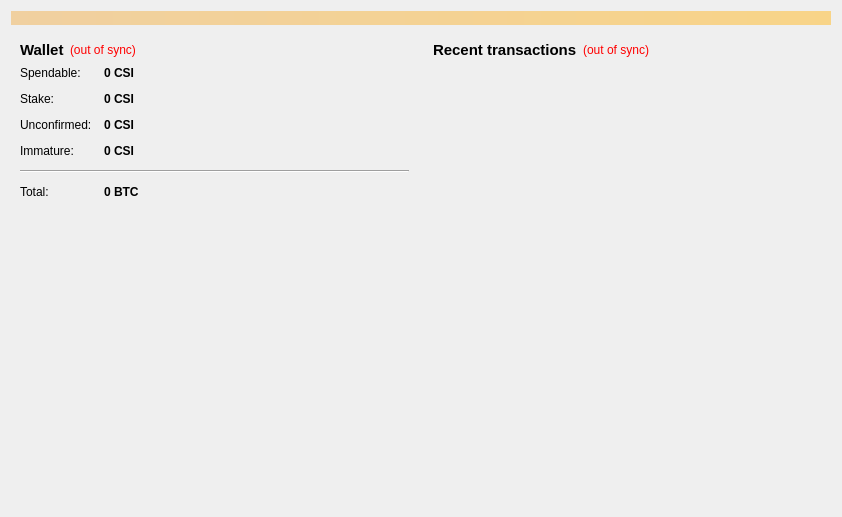
<?xml version="1.0" encoding="UTF-8"?>
<ui version="4.0">
 <class>OverviewPage</class>
 <widget class="QWidget" name="OverviewPage">
  <property name="geometry">
   <rect>
    <x>0</x>
    <y>0</y>
    <width>842</width>
    <height>517</height>
   </rect>
  </property>
  <property name="windowTitle">
   <string>Form</string>
  </property>
  <layout class="QVBoxLayout" name="topLayout">
   <item>
    <widget class="QLabel" name="labelAlerts">
     <property name="visible">
      <bool>false</bool>
     </property>
     <property name="styleSheet">
      <string notr="true">background-color: qlineargradient(x1: 0, y1: 0, x2: 1, y2: 0, stop:0 #F0D0A0, stop:1 #F8D488);  color:#000000
</string>
     </property>
     <property name="wordWrap">
      <bool>true</bool>
     </property>
     <property name="margin">
      <number>3</number>
     </property>
    </widget>
   </item>
   <item>
    <layout class="QHBoxLayout" name="horizontalLayout" stretch="1,1">
     <item>
      <layout class="QVBoxLayout" name="verticalLayout_2">
       <item>
        <widget class="QWidget" name="widget" native="true">
         <layout class="QVBoxLayout" name="verticalLayout_4">
          <item>
           <layout class="QHBoxLayout" name="horizontalLayout_4">
            <item>
             <widget class="QLabel" name="label_5">
              <property name="font">
               <font>
                <pointsize>11</pointsize>
                <weight>75</weight>
                <bold>true</bold>
               </font>
              </property>
              <property name="text">
               <string>Wallet</string>
              </property>
             </widget>
            </item>
            <item>
             <widget class="QLabel" name="labelWalletStatus">
              <property name="toolTip">
               <string>The displayed information may be out of date. Your wallet automatically synchronizes with the CSI network after a connection is established, but this process has not completed yet.</string>
              </property>
              <property name="styleSheet">
               <string notr="true">QLabel { color: red; }</string>
              </property>
              <property name="text">
               <string notr="true">(out of sync)</string>
              </property>
              <property name="alignment">
               <set>Qt::AlignLeading|Qt::AlignLeft|Qt::AlignVCenter</set>
              </property>
             </widget>
            </item>
            <item>
             <spacer name="horizontalSpacer_2">
              <property name="orientation">
               <enum>Qt::Horizontal</enum>
              </property>
              <property name="sizeHint" stdset="0">
               <size>
                <width>40</width>
                <height>20</height>
               </size>
              </property>
             </spacer>
            </item>
           </layout>
          </item>
          <item>
           <layout class="QFormLayout" name="formLayout_2">
            <property name="fieldGrowthPolicy">
             <enum>QFormLayout::AllNonFixedFieldsGrow</enum>
            </property>
            <property name="horizontalSpacing">
             <number>12</number>
            </property>
            <property name="verticalSpacing">
             <number>12</number>
            </property>
            <item row="0" column="0">
             <widget class="QLabel" name="label">
              <property name="text">
               <string>Spendable:</string>
              </property>
             </widget>
            </item>
            <item row="0" column="1">
             <widget class="QLabel" name="labelBalance">
              <property name="font">
               <font>
                <weight>75</weight>
                <bold>true</bold>
               </font>
              </property>
              <property name="cursor">
               <cursorShape>IBeamCursor</cursorShape>
              </property>
              <property name="toolTip">
               <string>Your current spendable balance</string>
              </property>
              <property name="text">
               <string notr="true">0 CSI</string>
              </property>
              <property name="alignment">
               <set>Qt::AlignLeading|Qt::AlignLeft|Qt::AlignVCenter</set>
              </property>
              <property name="textInteractionFlags">
               <set>Qt::LinksAccessibleByMouse|Qt::TextSelectableByKeyboard|Qt::TextSelectableByMouse</set>
              </property>
             </widget>
            </item>
            <item row="1" column="0">
             <widget class="QLabel" name="label_6">
              <property name="text">
               <string>Stake:</string>
              </property>
             </widget>
            </item>
            <item row="1" column="1">
             <widget class="QLabel" name="labelStake">
              <property name="font">
               <font>
                <weight>75</weight>
                <bold>true</bold>
               </font>
              </property>
              <property name="cursor">
               <cursorShape>IBeamCursor</cursorShape>
              </property>
              <property name="toolTip">
               <string>Total of coins that was staked, and do not yet count toward the current balance</string>
              </property>
              <property name="text">
               <string notr="true">0 CSI</string>
              </property>
              <property name="alignment">
               <set>Qt::AlignLeading|Qt::AlignLeft|Qt::AlignVCenter</set>
              </property>
              <property name="textInteractionFlags">
               <set>Qt::LinksAccessibleByMouse|Qt::TextSelectableByKeyboard|Qt::TextSelectableByMouse</set>
              </property>
             </widget>
            </item>
            <item row="2" column="0">
             <widget class="QLabel" name="label_3">
              <property name="text">
               <string>Unconfirmed:</string>
              </property>
             </widget>
            </item>
            <item row="2" column="1">
             <widget class="QLabel" name="labelUnconfirmed">
              <property name="font">
               <font>
                <weight>75</weight>
                <bold>true</bold>
               </font>
              </property>
              <property name="cursor">
               <cursorShape>IBeamCursor</cursorShape>
              </property>
              <property name="toolTip">
               <string>Total of transactions that have yet to be confirmed, and do not yet count toward the current balance</string>
              </property>
              <property name="text">
               <string notr="true">0 CSI</string>
              </property>
              <property name="alignment">
               <set>Qt::AlignLeading|Qt::AlignLeft|Qt::AlignVCenter</set>
              </property>
              <property name="textInteractionFlags">
               <set>Qt::LinksAccessibleByMouse|Qt::TextSelectableByKeyboard|Qt::TextSelectableByMouse</set>
              </property>
             </widget>
            </item>
            <item row="3" column="0">
             <widget class="QLabel" name="labelImmatureText">
              <property name="text">
               <string>Immature:</string>
              </property>
             </widget>
            </item>
            <item row="3" column="1">
             <widget class="QLabel" name="labelImmature">
              <property name="font">
               <font>
                <weight>75</weight>
                <bold>true</bold>
               </font>
              </property>
              <property name="toolTip">
               <string>Mined balance that has not yet matured</string>
              </property>
              <property name="text">
               <string notr="true">0 CSI</string>
              </property>
              <property name="alignment">
               <set>Qt::AlignLeading|Qt::AlignLeft|Qt::AlignVCenter</set>
              </property>
              <property name="textInteractionFlags">
               <set>Qt::LinksAccessibleByMouse|Qt::TextSelectableByKeyboard|Qt::TextSelectableByMouse</set>
              </property>
             </widget>
            </item>
            <item row="4" column="0" colspan="2">
             <widget class="Line" name="line">
              <property name="maximumSize">
               <size>
                <width>16777215</width>
                <height>16777215</height>
               </size>
              </property>
              <property name="orientation">
               <enum>Qt::Horizontal</enum>
              </property>
             </widget>
            </item>
            <item row="5" column="0">
             <widget class="QLabel" name="labelTotalText">
              <property name="text">
               <string>Total:</string>
              </property>
             </widget>
            </item>
            <item row="5" column="1">
             <widget class="QLabel" name="labelTotal">
              <property name="font">
               <font>
                <weight>75</weight>
                <bold>true</bold>
               </font>
              </property>
              <property name="cursor">
               <cursorShape>IBeamCursor</cursorShape>
              </property>
              <property name="toolTip">
               <string>Your current total balance</string>
              </property>
              <property name="text">
               <string notr="true">0 BTC</string>
              </property>
              <property name="alignment">
               <set>Qt::AlignLeading|Qt::AlignLeft|Qt::AlignVCenter</set>
              </property>
              <property name="textInteractionFlags">
               <set>Qt::LinksAccessibleByMouse|Qt::TextSelectableByKeyboard|Qt::TextSelectableByMouse</set>
              </property>
             </widget>
            </item>
           </layout>
          </item>
         </layout>
        </widget>
       </item>
       <item>
        <spacer name="verticalSpacer_2">
         <property name="orientation">
          <enum>Qt::Vertical</enum>
         </property>
         <property name="sizeHint" stdset="0">
          <size>
           <width>20</width>
           <height>40</height>
          </size>
         </property>
        </spacer>
       </item>
       <item>
        <widget class="QLabel" name="label_overview_pic">
         <property name="sizePolicy">
          <sizepolicy hsizetype="Preferred" vsizetype="Preferred">
           <horstretch>0</horstretch>
           <verstretch>0</verstretch>
          </sizepolicy>
         </property>
         <property name="minimumSize">
          <size>
           <width>0</width>
           <height>0</height>
          </size>
         </property>
         <property name="maximumSize">
          <size>
           <width>500</width>
           <height>500</height>
          </size>
         </property>
         <property name="text">
          <string/>
         </property>
         <property name="pixmap">
          <pixmap resource="../bitcoin.qrc">:/images/wallet_bg</pixmap>
         </property>
         <property name="alignment">
          <set>Qt::AlignCenter</set>
         </property>
         <property name="margin">
          <number>20</number>
         </property>
        </widget>
       </item>
       <item>
        <spacer name="verticalSpacer">
         <property name="orientation">
          <enum>Qt::Vertical</enum>
         </property>
         <property name="sizeHint" stdset="0">
          <size>
           <width>20</width>
           <height>40</height>
          </size>
         </property>
        </spacer>
       </item>
      </layout>
     </item>
     <item>
      <layout class="QVBoxLayout" name="verticalLayout_3">
       <item>
        <widget class="QWidget" name="widget_2" native="true">
         <layout class="QVBoxLayout" name="verticalLayout">
          <item>
           <layout class="QHBoxLayout" name="horizontalLayout_2">
            <item>
             <widget class="QLabel" name="label_4">
              <property name="font">
               <font>
                <pointsize>11</pointsize>
                <weight>75</weight>
                <bold>true</bold>
               </font>
              </property>
              <property name="text">
               <string>&lt;b&gt;Recent transactions&lt;/b&gt;</string>
              </property>
             </widget>
            </item>
            <item>
             <widget class="QLabel" name="labelTransactionsStatus">
              <property name="toolTip">
               <string>The displayed information may be out of date. Your wallet automatically synchronizes with the CSI network after a connection is established, but this process has not completed yet.</string>
              </property>
              <property name="styleSheet">
               <string notr="true">QLabel { color: red; }</string>
              </property>
              <property name="text">
               <string notr="true">(out of sync)</string>
              </property>
              <property name="alignment">
               <set>Qt::AlignRight|Qt::AlignTrailing|Qt::AlignVCenter</set>
              </property>
             </widget>
            </item>
            <item>
             <spacer name="horizontalSpacer">
              <property name="orientation">
               <enum>Qt::Horizontal</enum>
              </property>
              <property name="sizeHint" stdset="0">
               <size>
                <width>40</width>
                <height>20</height>
               </size>
              </property>
             </spacer>
            </item>
           </layout>
          </item>
          <item>
           <widget class="QListView" name="listTransactions">
            <property name="styleSheet">
             <string notr="true">QListView { background: transparent; }</string>
            </property>
            <property name="frameShape">
             <enum>QFrame::NoFrame</enum>
            </property>
            <property name="verticalScrollBarPolicy">
             <enum>Qt::ScrollBarAlwaysOff</enum>
            </property>
            <property name="horizontalScrollBarPolicy">
             <enum>Qt::ScrollBarAlwaysOff</enum>
            </property>
            <property name="selectionMode">
             <enum>QAbstractItemView::NoSelection</enum>
            </property>
           </widget>
          </item>
         </layout>
        </widget>
       </item>
      </layout>
     </item>
    </layout>
   </item>
  </layout>
 </widget>
 <resources>
  <include location="../bitcoin.qrc"/>
 </resources>
 <connections/>
</ui>
